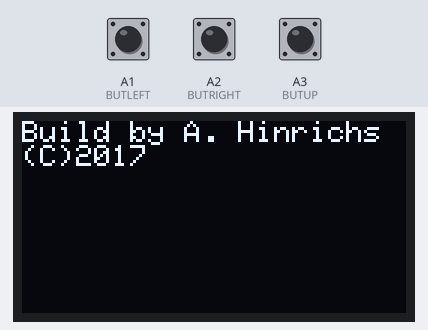
Simulated run of this sketch. Board: Arduino Uno, built with avr-gcc and run on an emulated ATmega328P. Shown: 128×64 one-colour display. Inputs (shaded band) come from the test bench; at power-on: A3 (BUTUP) LOW, A1 (BUTLEFT) LOW, A2 (BUTRIGHT) LOW. The display library's start-up logo is not drawn; what the sketch prints to the serial monitor is not drawn.

Above: at 2.1 s.
At 5.2 s:
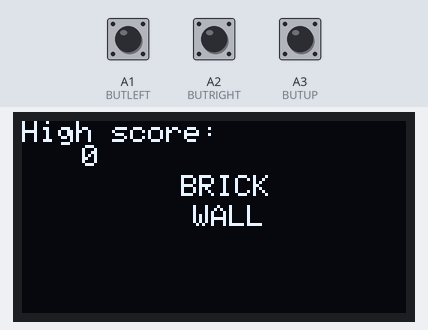
5.3 s: A3 (BUTUP) pulled HIGH for 0.55 s
At 5.49 s:
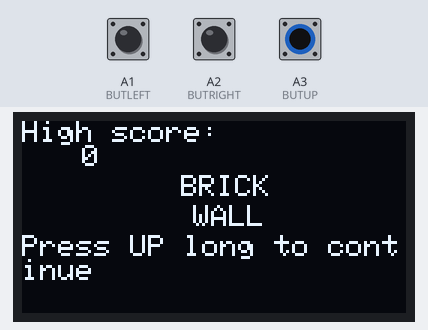
8.1 s: A1 (BUTLEFT) pulled HIGH for 0.55 s
10.1 s: A2 (BUTRIGHT) pulled HIGH for 0.55 s
12.1 s: A1 (BUTLEFT) pulled HIGH for 1 s
14.6 s: A2 (BUTRIGHT) pulled HIGH for 1 s
Timing chart, 0 to 17.6 s (numbered marks = the images above; inputs shaded):
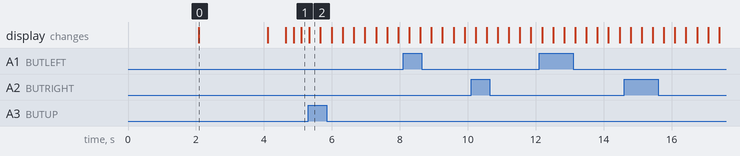

The sketch:

breakout.ino
```cpp
// OLED Breakout using Adafruit GFX Library

#include <SPI.h>
#include <Wire.h>
#include <Adafruit_GFX.h>
#include <Adafruit_SSD1306.h>
#include <avr/pgmspace.h>
#define OLED_RESET 4
Adafruit_SSD1306 display(OLED_RESET);

#define NUMFLAKES 10
#define XPOS 0
#define YPOS 1
#define DELTAY 2


#define LOGO16_GLCD_HEIGHT 16
#define LOGO16_GLCD_WIDTH  16
static const unsigned char PROGMEM logo16_glcd_bmp[] =
{ B00000000, B11000000,
  B00000001, B11000000,
  B00000001, B11000000,
  B00000011, B11100000,
  B11110011, B11100000,
  B11111110, B11111000,
  B01111110, B11111111,
  B00110011, B10011111,
  B00011111, B11111100,
  B00001101, B01110000,
  B00011011, B10100000,
  B00111111, B11100000,
  B00111111, B11110000,
  B01111100, B11110000,
  B01110000, B01110000,
  B00000000, B00110000
};

#if (SSD1306_LCDHEIGHT != 64)
#error("Height incorrect, please fix Adafruit_SSD1306.h!");
#endif

#define BUTUP A3
#define BUTDOWN A0
#define BUTRIGHT A2
#define BUTLEFT A1

int quit = 0;
int score = 0;
int highscore = 0;

int balkbreedte = 10;
int balkx = (64-(balkbreedte / 2));
int balky = 62;
int balkx1 = (64+(balkbreedte / 2));
int balkspeed = 2;

int ballx = 64;
int bally = 57;
int balldirectionx = 0;
int balldirectiony = -1;
int directionpath = 0;
int ballspeed = 1;
int previouspath = 0;

void setup()   {
  Serial.begin(9600);

  pinMode(BUTUP, INPUT);
  pinMode(BUTDOWN, INPUT);
  pinMode(BUTRIGHT, INPUT);
  pinMode(BUTLEFT, INPUT);

  // by default, we'll generate the high voltage from the 3.3v line internally! (neat!)
  display.begin(SSD1306_SWITCHCAPVCC, 0x3C);  // initialize with the I2C addr 0x3D (for the 128x64)
  // init done

  // Show image buffer on the display hardware.
  // Since the buffer is intialized with an Adafruit splashscreen
  // internally, this will display the splashscreen.
  display.display();
  delay(2000);
  display.clearDisplay();
  display.setTextSize(1);
  display.setTextColor(WHITE);
  display.setCursor(0, 0);
  display.println("Build by A. Hinrichs (C)2017");
  display.display();
  delay(2000);
}


void loop(){

  // redefinition section -------------------------------------------------------------------------------------------------------------------------------------------------------------

  quit = 0;

  balkbreedte = 10;
  balkx = (64-(balkbreedte / 2));
  balky = 62;
  balkx1 = (64+(balkbreedte / 2));
  balkspeed = 2;

  ballx = 64;
  bally = 57;
  balldirectionx = 0;
  balldirectiony = -1;
  directionpath = 0;
  ballspeed = 1;
  previouspath = 0;


  // don't reset the score and highscore

  // intro ----------------------------------------------------------------------------------------------------------------------------------------------------------------------------

  display.clearDisplay();
  display.setTextSize(1);
  display.setTextColor(WHITE);
  display.setCursor(64 - (22 / 2), 32 - (8 / 2) - 10);
  display.println("BRICK");
  display.setCursor(64 - (15 / 2), 32 - (8 / 2));
  display.println("WALL");
  display.display();
  delay(500);
  display.clearDisplay();

  while (digitalRead(BUTUP) == ! HIGH) {
    Serial.println("hallo");
    // title
    display.setCursor(64 - (22 / 2), 32 - (8 / 2) - 10);
    display.println("BRICK");
    display.setCursor(64 - (15 / 2), 32 - (8 / 2));
    display.println("WALL");
    display.setCursor(0, 0);
    // High score
    if (score > highscore) {
      highscore = score;
    }
    display.println("High score:");
    display.setCursor(20, 8);
    display.print(highscore);

    display.display();
    // turns the text on and off
    delay(200);
    display.setCursor(64 - (128 / 2), 32 - (8 / 2) + 10);
    display.println("Press UP long to continue");
    display.display();
    delay(200);
    display.clearDisplay();
  }

  // redefine score
  score = 0;

  // the game ------------------------------------------------------------------------------------------------------------------------------------------------------------------------

  while (quit == 0) {

    // check inputs
    if (digitalRead(BUTLEFT) == HIGH) {
      balkx = balkx - balkspeed;
      balkx1 = balkx1 - balkspeed;
    }
    if (digitalRead(BUTRIGHT) == HIGH) {
      balkx = balkx + balkspeed;
      balkx1 = balkx1 + balkspeed;
    }

    // balk checken
    if (balkx < 0) {
      balkx = 0;
      balkx1 = 0 + balkbreedte;
    }
    if (balkx1 > 128) {
      balkx1 = 128;
      balkx = 128 - balkbreedte;
    }

    previouspath = directionpath;

    // ball en balk checken
    if (bally == (balky -1)){
      if (ballx > (balkx +3) && ballx < (balkx1 -3)){
        directionpath = 0;
      }
      if (ballx > (balkx1 -3) && ballx < balkx1){
        directionpath = 1;
      }
      if (ballx > balkx && ballx < (balkx +3)){
        directionpath = 2;
      }
    }

    // ball maken

      //ball checken
      // path 0
      if (directionpath == 0){
        if (previouspath != directionpath){
        balldirectiony = -ballspeed;
        }
        else{
          balldirectiony = -ballspeed;
        }
      if (bally < 0) {
        balldirectiony = ballspeed;
      }
      }

      // path 1
      if (directionpath == 1){
        if (previouspath != directionpath){
        balldirectionx = ballspeed;
        balldirectiony = -ballspeed;
        }
      if (ballx < 0) {
        balldirectionx = ballspeed;
        balldirectiony = ballspeed;
      }
      if (ballx > 128) {
        balldirectionx = -ballspeed;
        balldirectiony = -ballspeed;
      }
      if (bally < 0) {
        balldirectionx = -ballspeed;
        balldirectiony = ballspeed;
      }
      }

      // path 2
      if (directionpath == 2){
        if (previouspath != directionpath){
        balldirectionx = -ballspeed;
        balldirectiony = -ballspeed;
        }
      if (ballx < 0) {
        balldirectionx = ballspeed;
        balldirectiony = -ballspeed;
      }
      if (ballx > 128) {
        balldirectionx = -ballspeed;
        balldirectiony = ballspeed;
      }
      if (bally < 0) {
        balldirectionx = ballspeed;
        balldirectiony = ballspeed;
      }
      }

    // ball check
    if (bally > 64) {
        quit = 1;
      }

    // ball aanpassen
    ballx = ballx + balldirectionx;
    bally = bally + balldirectiony;

    // tekenen
    display.drawLine(balkx, balky, balkx1, balky, WHITE);
    display.drawPixel(ballx, bally, WHITE);
    display.display();
    delay(10);
    display.clearDisplay();
  }
}
```

Measured:
- what the display in image 0 shows lasts 2.0 s, from 2.1 s to 4.1 s
